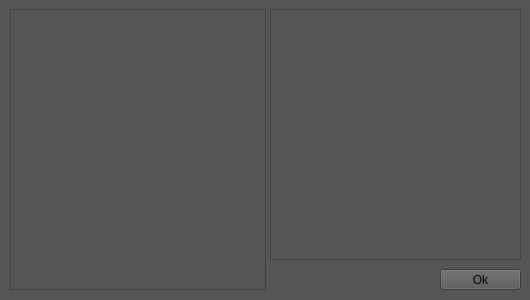
<?xml version="1.0" encoding="UTF-8"?>
<ui version="4.0">
 <class>AddTableForm</class>
 <widget class="QWidget" name="AddTableForm">
  <property name="geometry">
   <rect>
    <x>0</x>
    <y>0</y>
    <width>530</width>
    <height>300</height>
   </rect>
  </property>
  <property name="windowTitle">
   <string>Table</string>
  </property>
  <property name="styleSheet">
   <string notr="true">background-color: rgb(86, 86, 86);</string>
  </property>
  <widget class="QTableWidget" name="AddedMenuTableWidget">
   <property name="geometry">
    <rect>
     <x>10</x>
     <y>9</y>
     <width>256</width>
     <height>281</height>
    </rect>
   </property>
  </widget>
  <widget class="QPushButton" name="OkPushButton">
   <property name="geometry">
    <rect>
     <x>440</x>
     <y>269</y>
     <width>81</width>
     <height>21</height>
    </rect>
   </property>
   <property name="text">
    <string>Ok</string>
   </property>
  </widget>
  <widget class="QTableWidget" name="MenuTableWidget">
   <property name="geometry">
    <rect>
     <x>270</x>
     <y>9</y>
     <width>251</width>
     <height>251</height>
    </rect>
   </property>
  </widget>
 </widget>
 <resources/>
 <connections/>
</ui>
